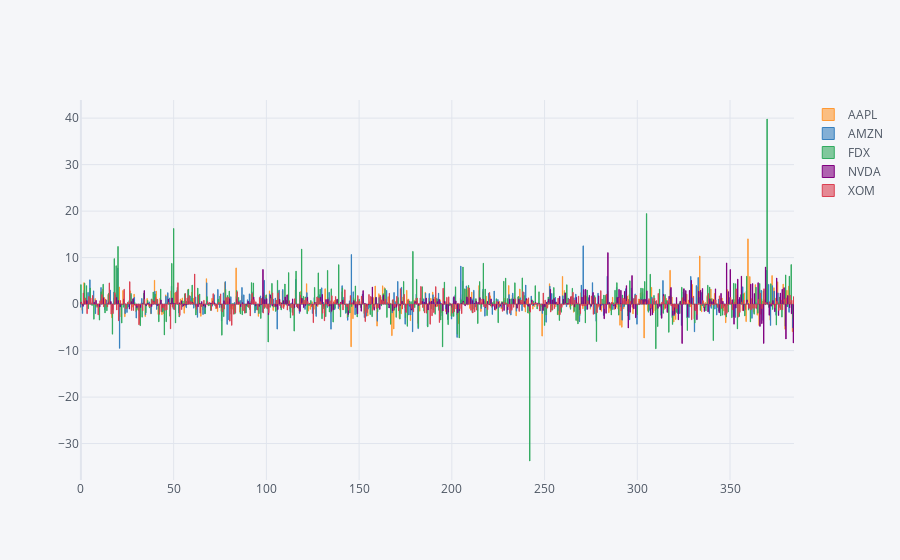

Source (notebook cell):
### Code cell
# see if data is normal
# https://github.com/santosjorge/cufflinks/blob/master/Cufflinks%20Tutorial%20-%20Plotly.ipynb
ticks_us = ['AAPL', 'AMZN', 'FDX', 'NVDA', 'XOM']
#us_portfolio_diff_df.sort_values(ticks_us, ascending=[True, True, True, True, True]).iplot(kind='bar')
us_portfolio_diff_df[ticks_us].iplot(kind='bar')

### Figure 1 — Plotly figure (JSON) as saved in the notebook; plotly's stock layout.template omitted (floating-point values rounded to 4 significant figures; data arrays with more than 128 entries replaced by an {"elided": "..."} marker saying what was removed)
{"data": [{"marker": {"color": "rgba(255, 153, 51, 0.6)", "line": {"color": "rgba(255, 153, 51, 1.0)", "width": 1}}, "name": "AAPL", "orientation": "v", "text": "", "type": "bar", "x": {"elided": "385 int values"}, "y": {"elided": "385 float values"}}, {"marker": {"color": "rgba(55, 128, 191, 0.6)", "line": {"color": "rgba(55, 128, 191, 1.0)", "width": 1}}, "name": "AMZN", "orientation": "v", "text": "", "type": "bar", "x": {"elided": "385 int values"}, "y": {"elided": "385 float values"}}, {"marker": {"color": "rgba(50, 171, 96, 0.6)", "line": {"color": "rgba(50, 171, 96, 1.0)", "width": 1}}, "name": "FDX", "orientation": "v", "text": "", "type": "bar", "x": {"elided": "385 int values"}, "y": {"elided": "385 float values"}}, {"marker": {"color": "rgba(128, 0, 128, 0.6)", "line": {"color": "rgba(128, 0, 128, 1.0)", "width": 1}}, "name": "NVDA", "orientation": "v", "text": "", "type": "bar", "x": {"elided": "385 int values"}, "y": {"elided": "385 float values"}}, {"marker": {"color": "rgba(219, 64, 82, 0.6)", "line": {"color": "rgba(219, 64, 82, 1.0)", "width": 1}}, "name": "XOM", "orientation": "v", "text": "", "type": "bar", "x": {"elided": "385 int values"}, "y": {"elided": "385 float values"}}], "layout": {"legend": {"bgcolor": "#F5F6F9", "font": {"color": "#4D5663"}}, "paper_bgcolor": "#F5F6F9", "plot_bgcolor": "#F5F6F9", "title": {"font": {"color": "#4D5663"}}, "xaxis": {"gridcolor": "#E1E5ED", "showgrid": true, "tickfont": {"color": "#4D5663"}, "title": {"font": {"color": "#4D5663"}, "text": ""}, "zerolinecolor": "#E1E5ED"}, "yaxis": {"gridcolor": "#E1E5ED", "showgrid": true, "tickfont": {"color": "#4D5663"}, "title": {"font": {"color": "#4D5663"}, "text": ""}, "zerolinecolor": "#E1E5ED"}}}
